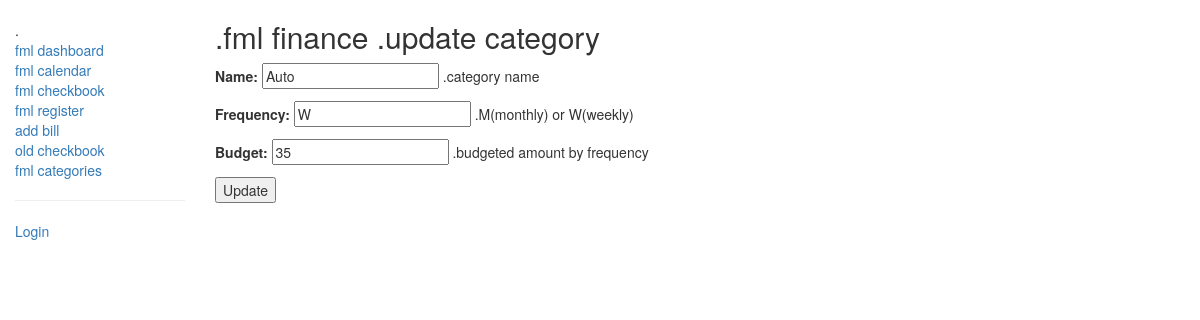
Page /checkbook/category/9/ on the committed database.
### checkbook/models.py (models this page shows, shortened)
class Category(models.Model):
    name = models.CharField(max_length=100, help_text=' .category name')
    frequency = models.CharField(max_length=10, null=True, blank=True, help_text=' .M(monthly) or W(weekly)')
    budget = models.IntegerField(default=0, help_text=' .budgeted amount by frequency' )
    class Meta:
        ordering = ["name"]

### checkbook/views.py (the view)
# urls.py: path('category/<int:pk>/', views.CategoryUpdate.as_view(), name='category-detail'),
class CategoryUpdate(UpdateView):
    model = Category
    success_url = reverse_lazy('category-list')
    fields = ['name', 'frequency', 'budget']
    template_name_suffix = '_update_form'

### checkbook/templates/checkbook/category_update_form.html
{% extends "base_generic.html" %}
{% block content %}
    <h2>.fml finance .update category</h2>
    <form method="post">{% csrf_token %}
        {{ form.as_p }}
        <input type="submit" value="Update" />
    </form>
{% endblock %}

### rows in the picture
Category: name "Auto", frequency "W", budget "35"
